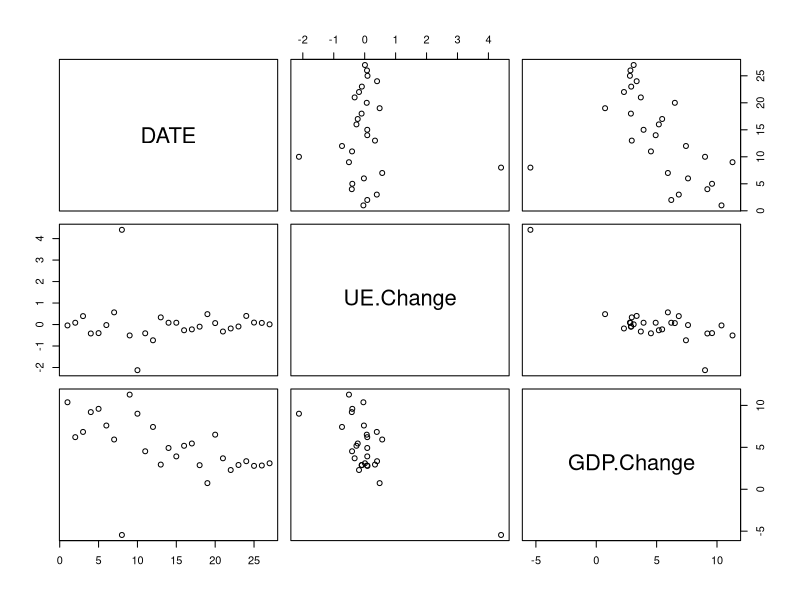
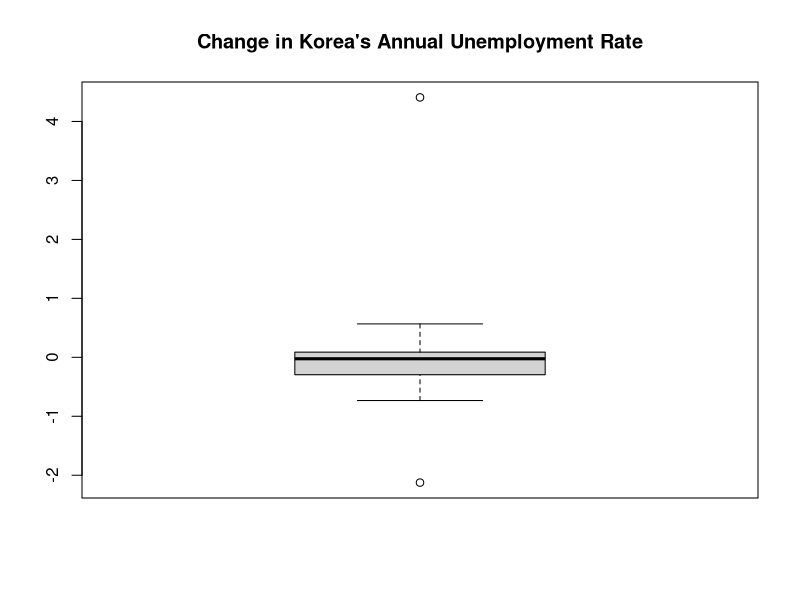
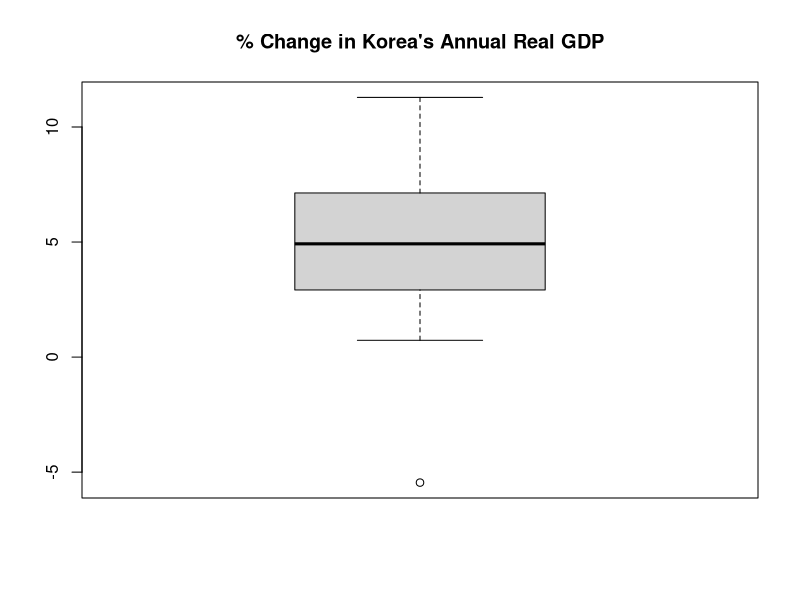
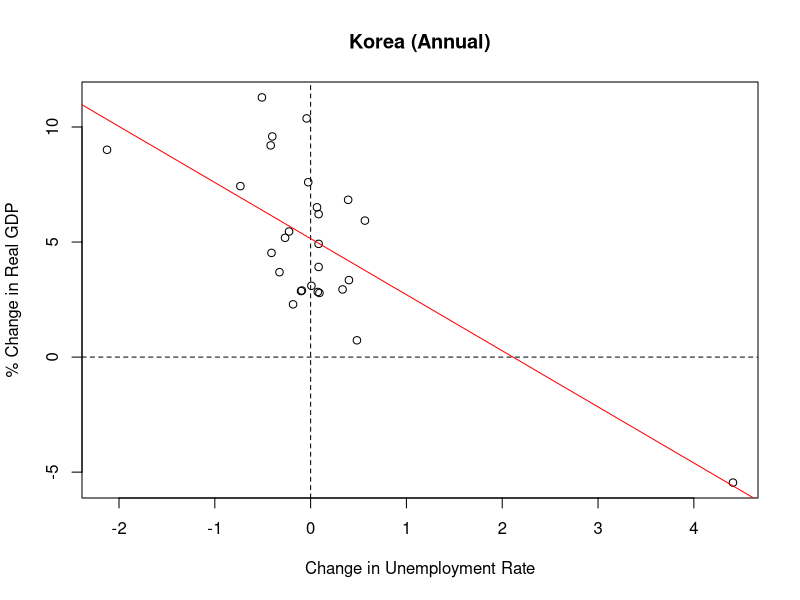
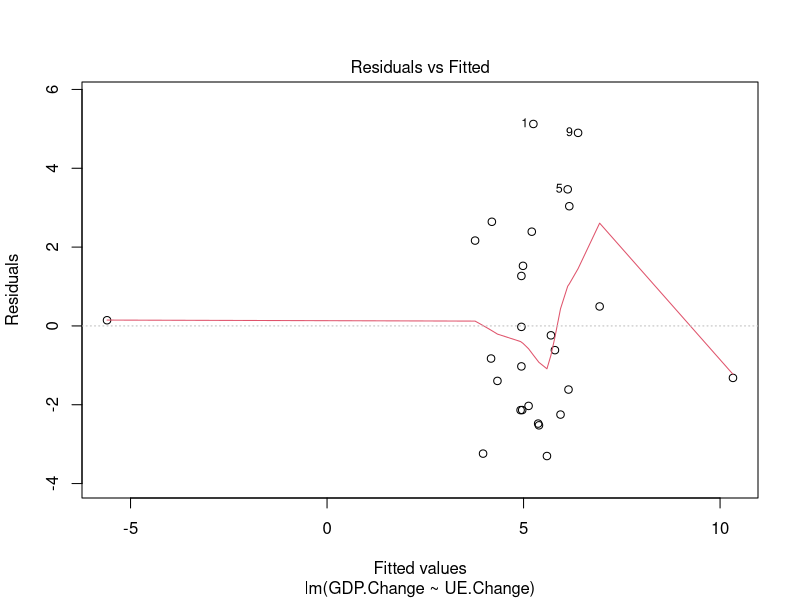
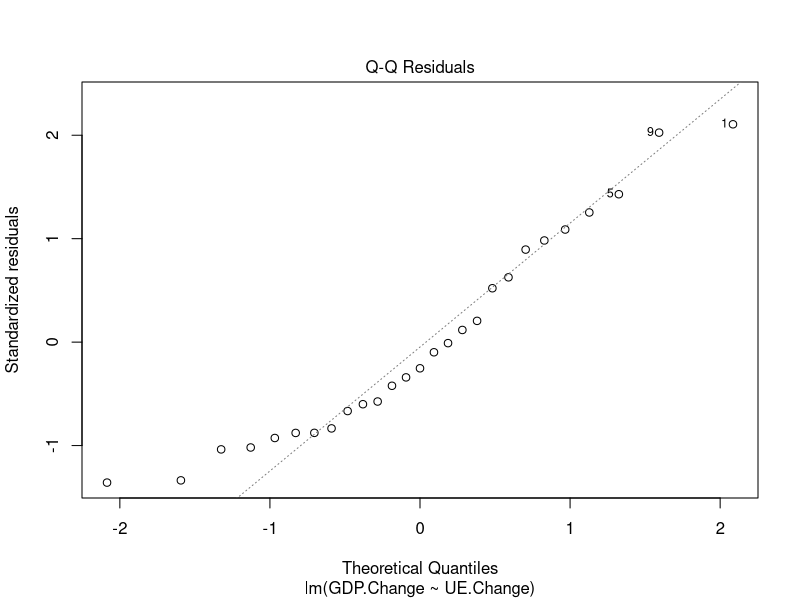
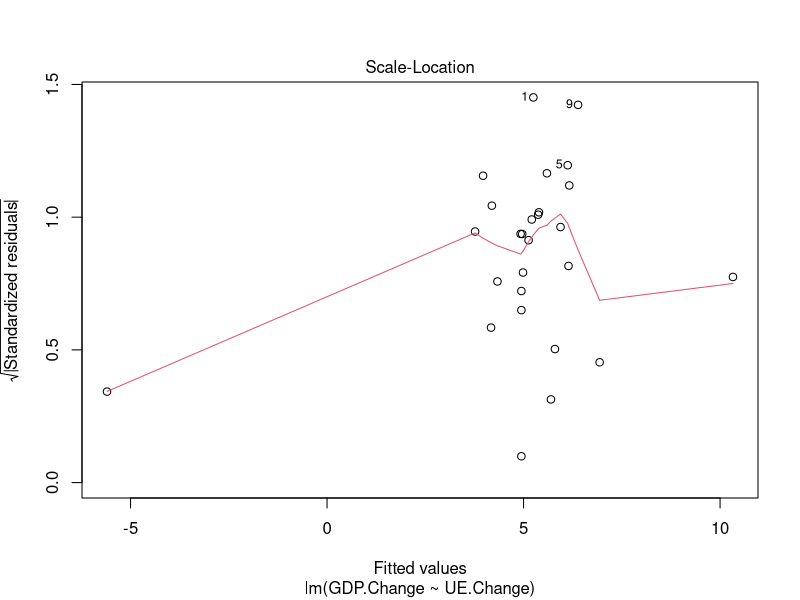
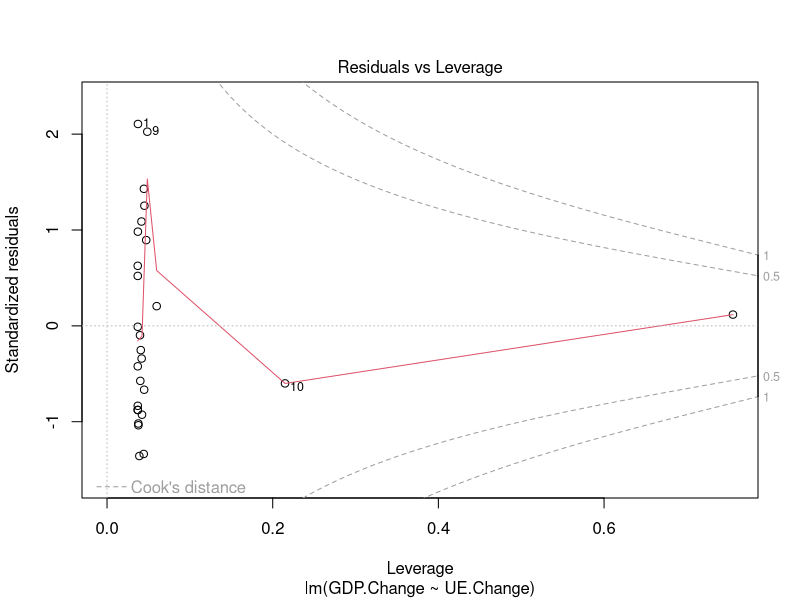

Write the R code that produced these figures, in order.
######################
# Testing Okun's Law #
######################

# Okun's Law (Differences Version) states that a 1 point increase in unemployment rate is associated with a 3 point decrease in  
#   real GDP (some texts suggest a 2 point decrease). We will test Okun's Law using annual data from Korea and Brazil. The data 
#   was obtained from Federal Reserve Bank of St Louis's website (https://fred.stlouisfed.org/)


#########
# Korea #
#########

# setup
getwd()

korea.ue <- read.csv("Korea UE Change.csv")
korea.gdp <- read.csv("Korea Real GDP Change.csv")

# data clean
korea <- merge(korea.ue, korea.gdp)
colnames(korea) <- c("DATE", "UE.Change", "GDP.Change")

head(korea)

# exploratory
attach(korea)

plot(korea)
summary(korea)

boxplot(UE.Change, main="Change in Korea's Annual Unemployment Rate")
boxplot(GDP.Change, main="% Change in Korea's Annual Real GDP")

plot(UE.Change, GDP.Change, xlab="Change in Unemployment Rate", ylab="% Change in Real GDP", main="Korea (Annual)")
abline(h=0, v=0, col="black", lty=2)

# linear regression
# delta(GDP) = alpha + beta*delta(UE) 
korea.model <- lm(GDP.Change ~ UE.Change)
summary(korea.model)      # beta-hat is significant

abline(korea.model, col="red")

detach(korea)

# diagnostic plots
plot(korea.model)  

# confidence interval test with 0.05 alpha  -> null hypothesis: beta = -3; alternative hypothesis: beta != -3
confint(korea.model, "UE.Change", level=0.95)     # fail to reject since -3 is in the CI range


##########
# Brazil #
##########

# setup
brazil.ue <- read.csv("Brazil UE Change.csv")
brazil.gdp <- read.csv("Brazil Real GDP Change.csv")

# data clean
brazil <- merge(brazil.ue, brazil.gdp)
colnames(brazil) <- c("DATE", "UE.Change", "GDP.Change")
head(brazil)

#exploratory 
attach(brazil)
plot(brazil)
summary(brazil)

boxplot(UE.Change, main="Change in Brazil's Annual Unemployment Rate")
boxplot(GDP.Change, main="% Change in Brazil's Annual Real GDP")

plot(UE.Change, GDP.Change, xlab="Change in Unemployment Rate", ylab="% Change in Real GDP", main="Brazil (Annual)")
abline(h=0, v=0, col="black", lty=2)

# linear regression 
# delta(GDP) = alpha + beta*delta(UE) 
brazil.model <-lm(GDP.Change ~ UE.Change)
summary(brazil.model)      # beta-hat is significant

abline(brazil.model, col="blue")

detach(brazil)

# diagnostic plots
plot(brazil.model)

# confidence interval test with 0.05 alpha  -> null hypothesis: beta = -3; alternative hypothesis: beta != -3
confint(brazil.model, "UE.Change", level=0.95)    # reject null since -3 is not in CI range -> beta does not equal -3
                                                  # okun's law does not hold in brazil
